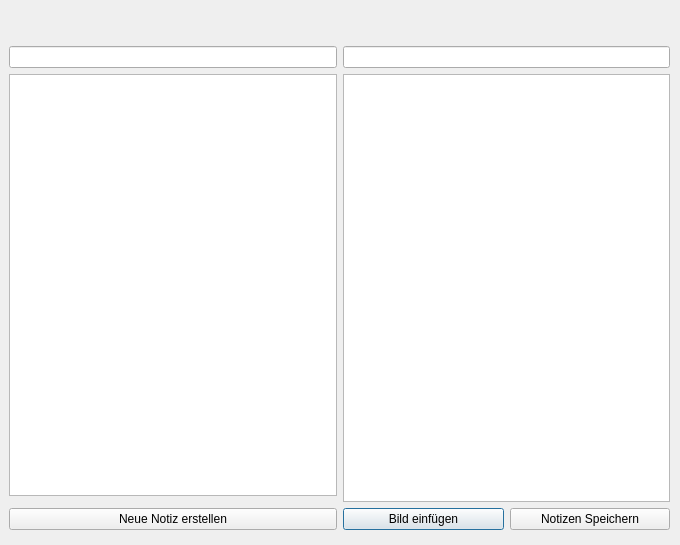
<?xml version="1.0" encoding="UTF-8"?>
<ui version="4.0">
 <class>Notizen</class>
 <widget class="QDialog" name="Notizen">
  <property name="geometry">
   <rect>
    <x>0</x>
    <y>0</y>
    <width>680</width>
    <height>545</height>
   </rect>
  </property>
  <property name="windowTitle">
   <string>Dialog</string>
  </property>
  <widget class="QWidget" name="">
   <property name="geometry">
    <rect>
     <x>9</x>
     <y>9</y>
     <width>661</width>
     <height>521</height>
    </rect>
   </property>
   <layout class="QGridLayout" name="gridLayout">
    <item row="0" column="0">
     <widget class="QLabel" name="notizenFensterTitel">
      <property name="font">
       <font>
        <pointsize>20</pointsize>
        <bold>true</bold>
       </font>
      </property>
      <property name="text">
       <string/>
      </property>
     </widget>
    </item>
    <item row="4" column="1">
     <layout class="QHBoxLayout" name="horizontalLayout">
      <item>
       <widget class="QPushButton" name="bildEinfuegenButton">
        <property name="text">
         <string>Bild einfügen</string>
        </property>
       </widget>
      </item>
      <item>
       <widget class="QPushButton" name="notizenSpeichernButton">
        <property name="text">
         <string>Notizen Speichern</string>
        </property>
       </widget>
      </item>
     </layout>
    </item>
    <item row="1" column="1">
     <widget class="QLineEdit" name="titelEdit"/>
    </item>
    <item row="2" column="0">
     <widget class="QListView" name="notizenTitelAnzeige">
      <property name="font">
       <font>
        <pointsize>12</pointsize>
        <bold>true</bold>
       </font>
      </property>
      <property name="editTriggers">
       <set>QAbstractItemView::NoEditTriggers</set>
      </property>
      <property name="alternatingRowColors">
       <bool>true</bool>
      </property>
      <property name="selectionMode">
       <enum>QAbstractItemView::SingleSelection</enum>
      </property>
     </widget>
    </item>
    <item row="4" column="0">
     <widget class="QPushButton" name="refreshButton">
      <property name="text">
       <string>Neue Notiz erstellen</string>
      </property>
     </widget>
    </item>
    <item row="1" column="0">
     <widget class="QLineEdit" name="lineEdit"/>
    </item>
    <item row="2" column="1" rowspan="2">
     <widget class="QTextBrowser" name="notizenInhalt">
      <property name="readOnly">
       <bool>false</bool>
      </property>
     </widget>
    </item>
   </layout>
  </widget>
 </widget>
 <resources/>
 <connections/>
</ui>
